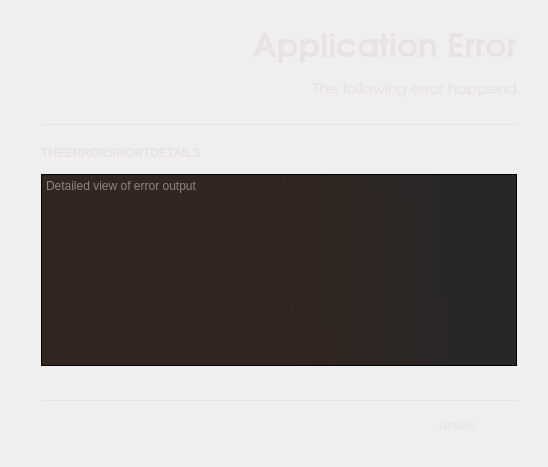
<?xml version="1.0" encoding="UTF-8"?>
<ui version="4.0">
 <class>errorsWidget</class>
 <widget class="QWidget" name="errorsWidget">
  <property name="geometry">
   <rect>
    <x>0</x>
    <y>0</y>
    <width>548</width>
    <height>467</height>
   </rect>
  </property>
  <property name="windowTitle">
   <string>Application Error Details</string>
  </property>
  <property name="windowIcon">
   <iconset theme="error"/>
  </property>
  <property name="styleSheet">
   <string>color: rgb(234, 225, 228);</string>
  </property>
  <layout class="QGridLayout" name="gridLayout">
   <item row="6" column="1">
    <spacer name="verticalSpacer_6">
     <property name="orientation">
      <enum>Qt::Vertical</enum>
     </property>
     <property name="sizeType">
      <enum>QSizePolicy::Fixed</enum>
     </property>
     <property name="sizeHint" stdset="0">
      <size>
       <width>20</width>
       <height>20</height>
      </size>
     </property>
    </spacer>
   </item>
   <item row="5" column="2">
    <spacer name="horizontalSpacer_4">
     <property name="orientation">
      <enum>Qt::Horizontal</enum>
     </property>
     <property name="sizeType">
      <enum>QSizePolicy::Fixed</enum>
     </property>
     <property name="sizeHint" stdset="0">
      <size>
       <width>20</width>
       <height>20</height>
      </size>
     </property>
    </spacer>
   </item>
   <item row="3" column="1">
    <widget class="QLabel" name="labelMouseDesc">
     <property name="sizePolicy">
      <sizepolicy hsizetype="Expanding" vsizetype="Preferred">
       <horstretch>0</horstretch>
       <verstretch>0</verstretch>
      </sizepolicy>
     </property>
     <property name="font">
      <font>
       <family>URW Gothic L</family>
       <pointsize>11</pointsize>
      </font>
     </property>
     <property name="styleSheet">
      <string notr="true"/>
     </property>
     <property name="text">
      <string>&lt;!DOCTYPE HTML PUBLIC &quot;-//W3C//DTD HTML 4.0//EN&quot; &quot;http://www.w3.org/TR/REC-html40/strict.dtd&quot;&gt;
&lt;html&gt;&lt;head&gt;&lt;meta name=&quot;qrichtext&quot; content=&quot;1&quot; /&gt;&lt;style type=&quot;text/css&quot;&gt;
p, li { white-space: pre-wrap; }
&lt;/style&gt;&lt;/head&gt;&lt;body style=&quot; font-family:'URW Gothic L'; font-size:11pt; font-weight:400; font-style:normal;&quot;&gt;
&lt;p style=&quot; margin-top:0px; margin-bottom:0px; margin-left:0px; margin-right:0px; -qt-block-indent:0; text-indent:0px;&quot;&gt;The following error happend&lt;/p&gt;&lt;/body&gt;&lt;/html&gt;</string>
     </property>
     <property name="alignment">
      <set>Qt::AlignRight|Qt::AlignTrailing|Qt::AlignVCenter</set>
     </property>
     <property name="wordWrap">
      <bool>true</bool>
     </property>
    </widget>
   </item>
   <item row="0" column="1">
    <spacer name="verticalSpacer">
     <property name="orientation">
      <enum>Qt::Vertical</enum>
     </property>
     <property name="sizeType">
      <enum>QSizePolicy::Fixed</enum>
     </property>
     <property name="sizeHint" stdset="0">
      <size>
       <width>20</width>
       <height>10</height>
      </size>
     </property>
    </spacer>
   </item>
   <item row="2" column="1">
    <spacer name="verticalSpacer_5">
     <property name="orientation">
      <enum>Qt::Vertical</enum>
     </property>
     <property name="sizeType">
      <enum>QSizePolicy::Preferred</enum>
     </property>
     <property name="sizeHint" stdset="0">
      <size>
       <width>20</width>
       <height>10</height>
      </size>
     </property>
    </spacer>
   </item>
   <item row="1" column="1">
    <widget class="QLabel" name="label">
     <property name="sizePolicy">
      <sizepolicy hsizetype="Preferred" vsizetype="Fixed">
       <horstretch>0</horstretch>
       <verstretch>0</verstretch>
      </sizepolicy>
     </property>
     <property name="minimumSize">
      <size>
       <width>0</width>
       <height>40</height>
      </size>
     </property>
     <property name="font">
      <font>
       <family>URW Gothic L</family>
       <pointsize>25</pointsize>
       <weight>75</weight>
       <bold>true</bold>
      </font>
     </property>
     <property name="styleSheet">
      <string/>
     </property>
     <property name="text">
      <string>Application Error</string>
     </property>
     <property name="alignment">
      <set>Qt::AlignRight|Qt::AlignTrailing|Qt::AlignVCenter</set>
     </property>
    </widget>
   </item>
   <item row="5" column="1">
    <layout class="QVBoxLayout" name="verticalLayout">
     <item>
      <widget class="QLabel" name="horizontal_line1">
       <property name="frameShape">
        <enum>QFrame::HLine</enum>
       </property>
       <property name="text">
        <string/>
       </property>
      </widget>
     </item>
     <item>
      <widget class="QLabel" name="statusLabel">
       <property name="sizePolicy">
        <sizepolicy hsizetype="Preferred" vsizetype="Expanding">
         <horstretch>0</horstretch>
         <verstretch>0</verstretch>
        </sizepolicy>
       </property>
       <property name="minimumSize">
        <size>
         <width>0</width>
         <height>30</height>
        </size>
       </property>
       <property name="baseSize">
        <size>
         <width>0</width>
         <height>0</height>
        </size>
       </property>
       <property name="font">
        <font>
         <weight>75</weight>
         <bold>true</bold>
        </font>
       </property>
       <property name="toolTip">
        <string>The error short details...</string>
       </property>
       <property name="frameShape">
        <enum>QFrame::NoFrame</enum>
       </property>
       <property name="text">
        <string>THEERRORSHORTDETAILS</string>
       </property>
       <property name="scaledContents">
        <bool>false</bool>
       </property>
       <property name="margin">
        <number>10</number>
       </property>
      </widget>
     </item>
     <item>
      <widget class="QTextBrowser" name="textBrowser">
       <property name="autoFillBackground">
        <bool>false</bool>
       </property>
       <property name="styleSheet">
        <string notr="true">background-color:qlineargradient(spread:pad, x1:1, y1:0.601, x2:0.509, y2:0.613636, stop:0.220588 rgba(0, 0, 0, 213), stop:1 rgba(34, 19, 12, 234))</string>
       </property>
       <property name="documentTitle">
        <string/>
       </property>
       <property name="html">
        <string>&lt;!DOCTYPE HTML PUBLIC &quot;-//W3C//DTD HTML 4.0//EN&quot; &quot;http://www.w3.org/TR/REC-html40/strict.dtd&quot;&gt;
&lt;html&gt;&lt;head&gt;&lt;meta name=&quot;qrichtext&quot; content=&quot;1&quot; /&gt;&lt;style type=&quot;text/css&quot;&gt;
p, li { white-space: pre-wrap; }
&lt;/style&gt;&lt;/head&gt;&lt;body style=&quot; font-family:'Noto Sans'; font-size:10pt; font-weight:400; font-style:normal;&quot;&gt;
&lt;p style=&quot;-qt-paragraph-type:empty; margin-top:0px; margin-bottom:0px; margin-left:0px; margin-right:0px; -qt-block-indent:0; text-indent:0px;&quot;&gt;&lt;br /&gt;&lt;/p&gt;&lt;/body&gt;&lt;/html&gt;</string>
       </property>
       <property name="placeholderText">
        <string>Detailed view of error output</string>
       </property>
      </widget>
     </item>
     <item>
      <layout class="QHBoxLayout" name="horizontalLayout_3"/>
     </item>
     <item>
      <spacer name="verticalSpacer_3">
       <property name="orientation">
        <enum>Qt::Vertical</enum>
       </property>
       <property name="sizeType">
        <enum>QSizePolicy::Fixed</enum>
       </property>
       <property name="sizeHint" stdset="0">
        <size>
         <width>20</width>
         <height>20</height>
        </size>
       </property>
      </spacer>
     </item>
     <item>
      <widget class="QLabel" name="horizontal_line2">
       <property name="frameShape">
        <enum>QFrame::HLine</enum>
       </property>
       <property name="text">
        <string/>
       </property>
      </widget>
     </item>
     <item>
      <layout class="QHBoxLayout" name="horizontalLayout">
       <item>
        <spacer name="horizontalSpacer_5">
         <property name="orientation">
          <enum>Qt::Horizontal</enum>
         </property>
         <property name="sizeType">
          <enum>QSizePolicy::Expanding</enum>
         </property>
         <property name="sizeHint" stdset="0">
          <size>
           <width>20</width>
           <height>20</height>
          </size>
         </property>
        </spacer>
       </item>
       <item>
        <widget class="QPushButton" name="detailsButton">
         <property name="sizePolicy">
          <sizepolicy hsizetype="Minimum" vsizetype="Fixed">
           <horstretch>0</horstretch>
           <verstretch>0</verstretch>
          </sizepolicy>
         </property>
         <property name="minimumSize">
          <size>
           <width>120</width>
           <height>0</height>
          </size>
         </property>
         <property name="toolTip">
          <string>More informations of error</string>
         </property>
         <property name="autoFillBackground">
          <bool>true</bool>
         </property>
         <property name="text">
          <string>Details</string>
         </property>
         <property name="icon">
          <iconset theme="help-about">
           <normaloff>.</normaloff>.</iconset>
         </property>
         <property name="iconSize">
          <size>
           <width>20</width>
           <height>20</height>
          </size>
         </property>
         <property name="default">
          <bool>false</bool>
         </property>
         <property name="flat">
          <bool>true</bool>
         </property>
        </widget>
       </item>
      </layout>
     </item>
    </layout>
   </item>
   <item row="5" column="0">
    <spacer name="horizontalSpacer_3">
     <property name="orientation">
      <enum>Qt::Horizontal</enum>
     </property>
     <property name="sizeType">
      <enum>QSizePolicy::Fixed</enum>
     </property>
     <property name="sizeHint" stdset="0">
      <size>
       <width>30</width>
       <height>20</height>
      </size>
     </property>
    </spacer>
   </item>
   <item row="4" column="1">
    <spacer name="verticalSpacer_4">
     <property name="orientation">
      <enum>Qt::Vertical</enum>
     </property>
     <property name="sizeType">
      <enum>QSizePolicy::Fixed</enum>
     </property>
     <property name="sizeHint" stdset="0">
      <size>
       <width>20</width>
       <height>10</height>
      </size>
     </property>
    </spacer>
   </item>
  </layout>
 </widget>
 <resources/>
 <connections/>
</ui>
